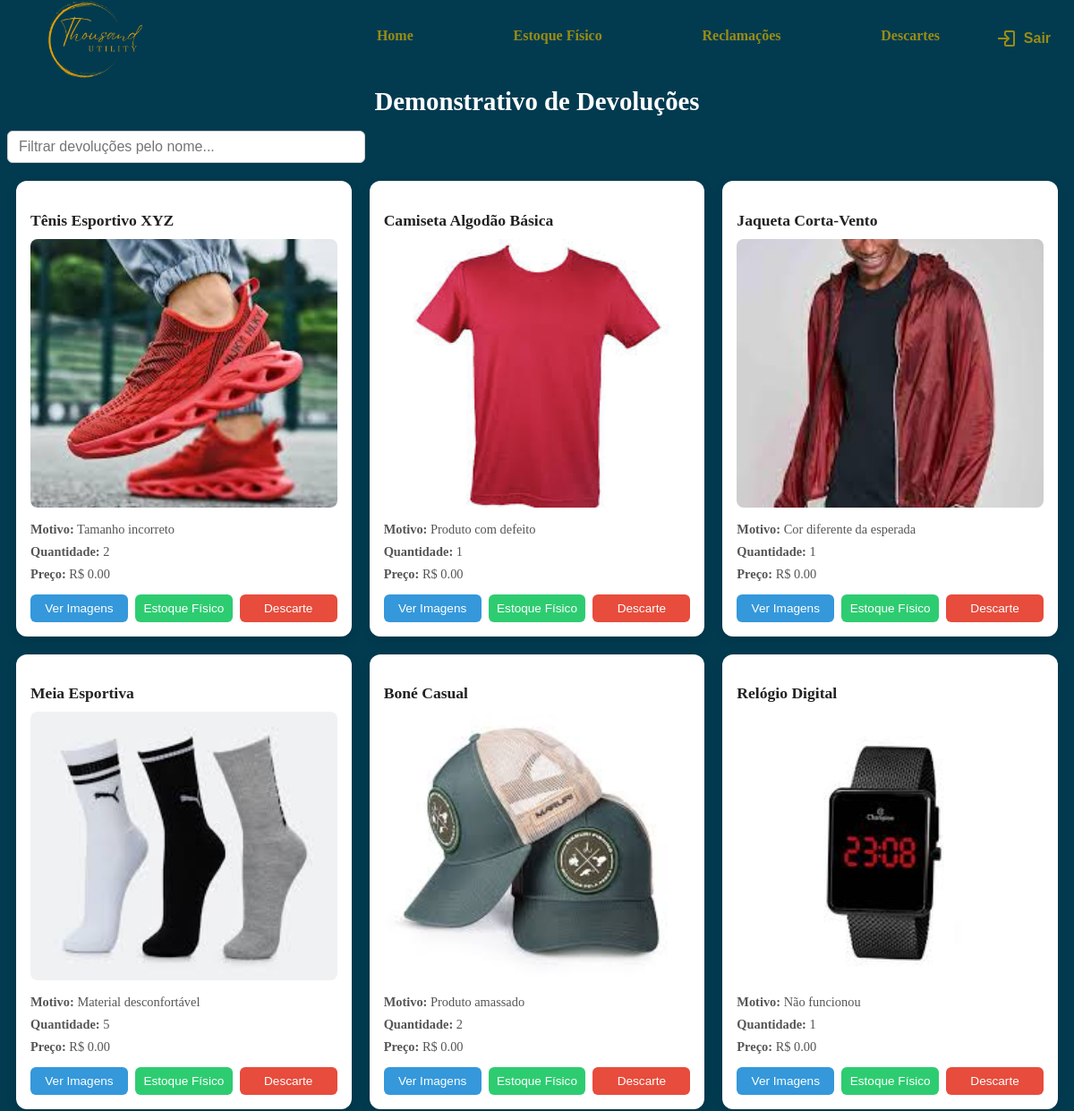
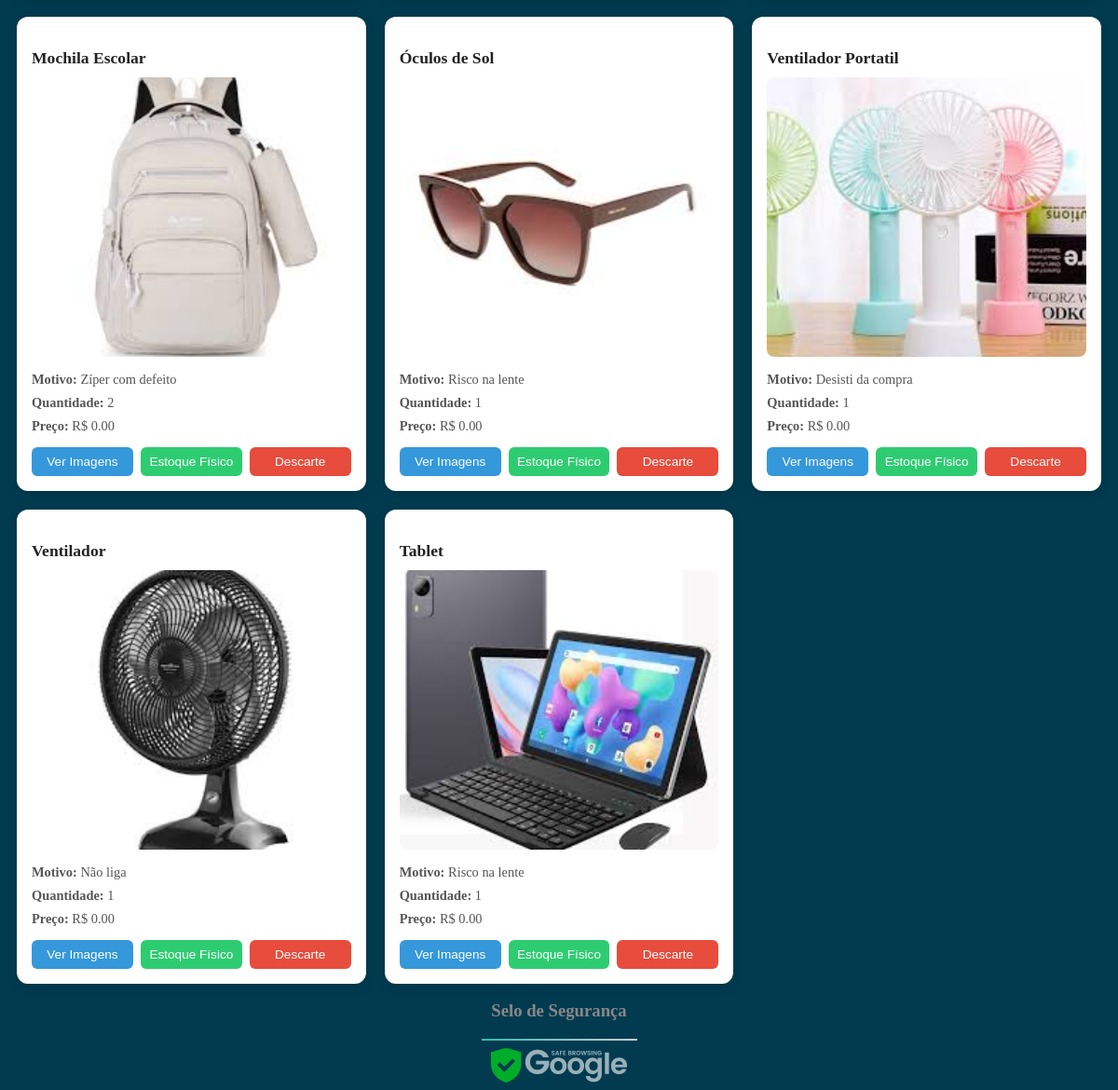
Screenshot of /estoquedevolucao with the database file from the repository (2 pictures, top to bottom).
### tables this page shows
CREATE TABLE devolucoes (
        id INTEGER PRIMARY KEY AUTOINCREMENT,
        nome TEXT NOT NULL,
        motivo TEXT NOT NULL,
        imagem TEXT NOT NULL,
        preco REAL,
        quantidade INTEGER NOT NULL
    );

### app.py (the view)
@app.route('/estoquedevolucao')
def estoque_devolucao():
    conn = get_db()
    devolucoes = conn.execute('SELECT * FROM devolucoes').fetchall()
    lista_devolucoes = []
    for d in devolucoes:
        item = dict(d)
        if item['preco'] is None:
            item['preco'] = 0.0
        lista_devolucoes.append(item)
    return render_template('estoqueDevolucao.html', devolucoes=lista_devolucoes)

### app.py (called while the page is built)
def get_db():
    db = getattr(g, '_database', None)
    if db is None:
        db = g._database = sqlite3.connect(DATABASE)
        db.row_factory = sqlite3.Row
    return db

@app.teardown_appcontext
def close_connection(exception):
    db = getattr(g, '_database', None)
    if db is not None:
        db.close()

### templates/estoqueDevolucao.html (shortened to what this page needs)
<!DOCTYPE html>
<html lang="pt-BR">
<head>
  <link rel="stylesheet" href="{{ url_for('static', filename='css/style.css') }}" />
</head>
<body>
  <header>
    <div id="header">
      <img src="{{ url_for('static', filename='imagens/logoPI.png') }}" alt="Logo" class="logo">
      <nav id="nav">
        <ul id="menu" role="menu">
          <li><a href="{{ url_for('home') }}">Home</a></li>
          <li><a href="{{ url_for('estoque_fisico') }}">Estoque Físico</a></li>
          <li><a href="{{ url_for('reclamacoes') }}">Reclamações</a></li>
          <li><a href="{{ url_for('descarte') }}">Descartes</a></li>
          <a href="{{ url_for('home') }}" title="Sair" style="display: inline-flex; align-items: center; gap: 8px; text-decoration: none; color: rgb(153, 140, 21); font-family: Arial, sans-serif; font-size: 16px;">
            <svg xmlns="http://www.w3.org/2000/svg" width="24" height="24" viewBox="0 0 24 24" fill="rgb(153, 140, 21)">
              <path d="M10.09 15.59L11.5 17l5-5-5-5-1.41 1.41L12.67 11H3v2h9.67l-2.58 2.59z"/>
              <path d="M20 3H12c-1.1 0-2 .9-2 2v4h2V5h8v14h-8v-4h-2v4c0 1.1.9 2 2 2h8c1.1 0 2-.9 2-2V5c0-1.1-.9-2-2-2z"/>
            </svg>
            <span>Sair</span>
          </a>
        </ul>
      </nav>
    </div>
  </header>
  <main>
    <h1 class="titulo-devolucoes">Demonstrativo de Devoluções</h1>
    <input
      type="text"
      id="filtro"
      placeholder="Filtrar devoluções pelo nome..."
      aria-label="Filtro de devoluções"
    />
    <div class="container-cards grid" id="cards-container">
      {% if devolucoes %}
        {% for item in devolucoes %}
          <div class="card" data-nome="{{ item.nome | lower }}" data-id="{{ item.id }}">
            <h3>{{ item.nome }}</h3>
            {% set imagem_limpa = item.imagem.replace('imagens/', '') if item.imagem else 'logoPI.png' %}
            <img src="{{ url_for('static', filename='imagens/' + imagem_limpa) }}" alt="{{ item.nome }}">
            <p><strong>Motivo:</strong> {{ item.motivo }}</p>
            <p><strong>Quantidade:</strong> {{ item.quantidade }}</p>
            <p><strong>Preço:</strong> R$ {{ '%.2f'|format(item.preco or 0) }}</p>
            <div class="botoes-container">
              <button class="btn-verImagens" id="btn-verImagens-{{ item.id }}" onclick="verImagens({{ item.id }})" aria-label="Ver imagens de {{ item.nome|e }}">Ver Imagens</button>
              <button class="btn-moverEstoque" id="btn-moverEstoque-{{ item.id }}" onclick="moverParaEstoqueFisico({{ item.id }})" aria-label="Mover {{ item.nome|e }} para o estoque físico">Estoque Físico</button>
              <button class="btn-moverDescarte" id="btn-moverDescarte-{{ item.id }}" onclick="moverParaDescarte({{ item.id }})">Descarte</button>
            </div>
          </div>
        {% endfor %}
      {% else %}
        <p>Nenhuma devolução cadastrada.</p>
      {% endif %}
    </div>
  </main>
  <footer>
    <div class="imagens">
      <div class="grupo1">
        <h3>Selo de Segurança</h3>
        <hr style="background-image: linear-gradient(to right, rgb(50, 188, 175), rgb(203, 203, 207)); height: 2px; border: none;">
        <img src="{{ url_for('static', filename='imagens/Frame 128.png') }}" alt="Selo de Segurança">
      </div>
    </div>
  </footer>
</body>
</html>

### static/css/style.css (style rules this page uses)
body, body { background-color:#023b50; }
ul { margin: 0px; padding: 0px; }
.logo { width: 150px; height: auto; }
#header { box-sizing: border-box; height: 70px; padding: 1rem; display: flex; align-items: center; justify-content: space-between; background-color:#023b50; }
a { color: rgb(153, 140, 21); text-decoration: none; font-weight: bold; font-family: 'Poppins'; }
#menu { display: flex; list-style: none; gap: 0.5rem; }
#menu a { display: block; padding: 0.12rem; }
#menu li { margin: 0 50px; }
h1 { text-align: center; margin-bottom: 20px; }
footer { text-align: center; display: block; }
h3 { color: #888; }
.grupo1 { display: inline-block; text-align: center; }
.grupo1 img { margin: 0 10px; vertical-align: middle; }
.titulo-devolucoes { font-size: 1.8rem; color: white; text-align: center; margin-bottom: 1rem; }
#filtro { margin: 0 auto 20px auto; padding: 8px 12px; width: 100%; max-width: 400px; border: 1px solid #ccc; border-radius: 6px; font-size: 1rem; box-sizing: border-box; }
.grid { display: grid; grid-template-columns: repeat(auto-fill, minmax(280px, 1fr)); gap: 20px; padding: 0 10px; }
.card { background-color: white; border-radius: 12px; box-shadow: 0 4px 12px rgba(0, 0, 0, 0.12); padding: 16px; transition: transform 0.25s ease, box-shadow 0.25s ease; display: flex; flex-direction: column; justify-content: space-between; }
.card img { width: 100%; height: 300px; object-fit: cover; border-radius: 8px; user-select: none; margin-bottom: 12px; }
.card h3 { font-size: 1.1rem; margin-bottom: 10px; color: #222; }
.card p { font-size: 0.9rem; color: #555; margin: 4px 0; }
.botoes-container { display: flex; justify-content: space-between; gap: 8px; margin-top: 10px; }
.botoes-container button { flex: 1; padding: 8px; font-size: 0.85em; font-weight: 500; border-radius: 6px; border: none; cursor: pointer; transition: background-color 0.3s ease, transform 0.2s ease; color: #fff; }
.btn-verImagens { background-color: #3498db; }
.btn-moverEstoque { background-color: #2ecc71; }
.btn-moverDescarte { background-color: #e74c3c; }

### rows the page displays
devolucoes: nome "Tênis Esportivo XYZ", shows a picture, motivo "Tamanho incorreto", quantidade "2", preco "0.00"
devolucoes: nome "Camiseta Algodão Básica", shows a picture, motivo "Produto com defeito", quantidade "1", preco "0.00"
devolucoes: nome "Jaqueta Corta-Vento", shows a picture, motivo "Cor diferente da esperada", quantidade "1", preco "0.00"
devolucoes: nome "Meia Esportiva", shows a picture, motivo "Material desconfortável", quantidade "5", preco "0.00"
devolucoes: nome "Boné Casual", shows a picture, motivo "Produto amassado", quantidade "2", preco "0.00"
devolucoes: nome "Relógio Digital", shows a picture, motivo "Não funcionou", quantidade "1", preco "0.00"
devolucoes: nome "Mochila Escolar", shows a picture, motivo "Zíper com defeito", quantidade "2", preco "0.00"
devolucoes: nome "Óculos de Sol", shows a picture, motivo "Risco na lente", quantidade "1", preco "0.00"
devolucoes: nome "Ventilador Portatil", shows a picture, motivo "Desisti da compra", quantidade "1", preco "0.00"
devolucoes: nome "Ventilador", shows a picture, motivo "Não liga", quantidade "1", preco "0.00"
devolucoes: nome "Tablet", nome (picture), motivo "Risco na lente", quantidade "1", preco "0.00"
